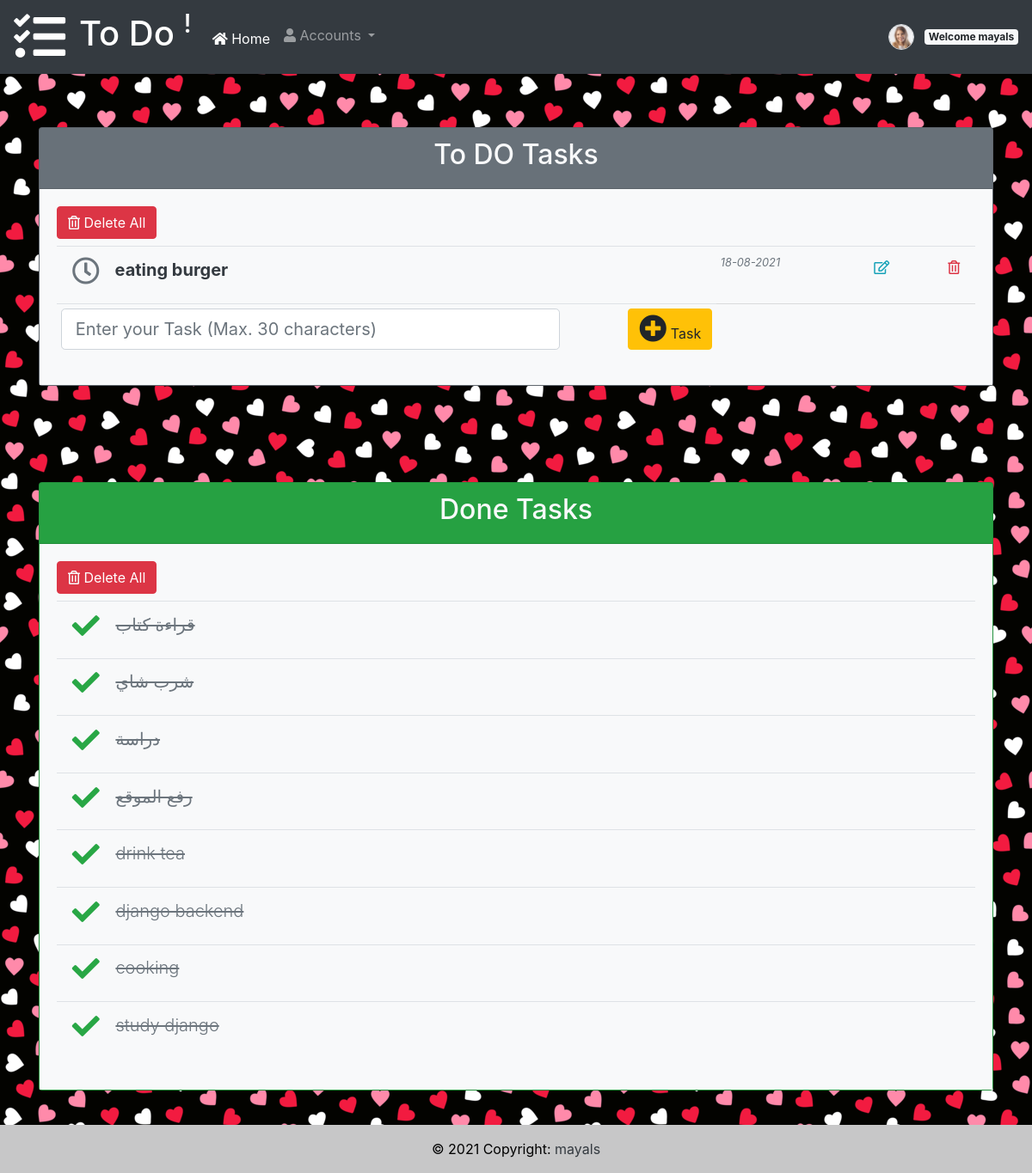
The app's page / (signed in) with its own data.
### users/models.py (models this page shows, shortened)
class Profile(models.Model):
    P_user = models.OneToOneField(User, on_delete=models.CASCADE, related_name='U_profile', null=True)
    P_image = models.ImageField(verbose_name='Profile Image', upload_to='prof_image/%Y/%m/%d', null=True, blank=True)

### todo/models.py (models this page shows, shortened)
class Task(models.Model):
    T_name = models.CharField(max_length=30)
    T_status = models.BooleanField(default=False)
    T_published = models.DateTimeField(auto_now_add=True,auto_now=False)
    T_user = models.ForeignKey(User, on_delete=models.CASCADE,related_name='U_tasks')
    class Meta:
        ordering = ('-T_published',)

### todo/views.py (the view)
# urls.py: path('',views.tasks,name='tasks'),
@login_required(login_url='users:UserLogin')
def tasks(request):
    tasks = Task.objects.filter(T_user=request.user)
    if request.method == 'POST':
        form = AddTask(request.POST)
        if 'T_name' in request.POST:
            T_name = request.POST['T_name']
            if T_name:
                if form.is_valid():
                        T_name = form.cleaned_data['T_name']
                        if T_name:
                            newtask= form.save(commit=False)
                            newtask.T_status = False
                            newtask.T_user = request.user
                            newtask= form.save()
                else:
                        print('novalid')
                        T_name = request.POST.get("T_name")
                        length_of_T_name = len(T_name)
                        print(length_of_T_name)
                        messages.warning(request, f"Error: maximum length limit is 30 characters (it has {length_of_T_name}).")
                return redirect('todo:tasks')
            else:
                messages.warning(request, 'please add task.')
                return redirect('todo:tasks')
    else:
        form = AddTask()
    context = {
        'tasks': tasks,
        'tasks_done': tasks.filter(T_status=True),
        'tasks_not_done': tasks.filter(T_status=False),
        'form' : form ,
        'title': 'To DO Tasks',
        'sub_title': 'index',
    }
    return render(request, 'todo/index.html', context)

### todo/forms.py
class AddTask(forms.ModelForm):
    T_name = forms.CharField(max_length=30,label='add task')
    class Meta:
        model= Task
        fields = ('T_name',)

### todo/templates/todo/index.html (shortened to what this page needs)
{% extends 'base.html'  %}
{% load crispy_forms_tags %}
{% block content %}
<br><br>
<div class='container'>
    <div class="card bg-secondary text-dark mb-3">
      <div class="card-header"><h2 class="text-light text-center">To DO Tasks</h2></div>
        <div class="card-body bg-light table-responsive">
              <a class="btn btn-danger btn-small float-left mb-2" href="{% url 'todo:tasks_not_done_delete' %}" role="button"><i class="text-light far fa-trash-alt fa-1x"></i>
                 Delete All
              </a>
            <table class="table table-hover table-sm">
              <tbody>
                {% for task in tasks_not_done %}
                        <tr>
                                {% if task.T_status == False %}
                                    <td>
                                    <h5 class='font-weight-bold'>
                                      <a href="{% url 'todo:change_status' task_id=task.id %}" class="btn" role="button" aria-pressed="true">
                                      <i class="text-secondary far fa-clock fa-2x"></i>
                                      </a>
                                      <span>{{ task.T_name }}</span>
                                    </h5>
                                    <td/>
                                    <td>
                                       <small><span class='text-muted font-italic text-lef'>{{ task.T_published|date:'d-m-Y' }}</span><small>
                                    </td>
                                {% endif %}
                            <td>
                              <a type='submit' href="{% url 'todo:task_edit' task_id=task.id %}"   data-toggle="modal" data-target="#exampleModal"  class='float-right btn'>
                                  <i class="text-info far fa-edit fa-1x"></i>
                              </a>
                            </td>
                            <td>
                              <a href="{% url 'todo:task_delete' task_id=task.id %}" class='float-right btn'>
                                  <i class="text-danger far fa-trash-alt fa-1x"></i>
                              </a>
                            </td>
                        </tr>
                {% endfor %}
                        <tr class="card-footer bg-light">
                          <form method='POST' action="">
                          <td>
                            <input name='T_name' class="form-control form-control-lg" type="text" placeholder="Enter your Task (Max. 30 characters)">
                          </td>
                          <td>
                              <button type="submit" class="btn btn-warning float-right" id="add_task_btn"
                              title="Add a New Task"><i class="fas fa-plus-circle fa-2x"></i> Task</button>
                          </td>
                        </tr>
                </tbody>
            </table>
        </div>
      </div>
<br><br><br><br>
    <div class="card bg-success mb-3">
      <div class="card-header"><h2 class="text-light text-center">Done Tasks</h2></div>
        <div class="card-body bg-light table-responsive">
           <a class="btn btn-danger btn-small float-left mb-2" href="{% url 'todo:tasks_done_delete' %}" role="button"><i class="text-light far fa-trash-alt fa-1x"></i>
                 Delete All
              </a>
            <table class="table table-hover table-sm">
              <tbody>
                {% for task in tasks_done %}
                        <tr>
                            <td>
                                {% if task.T_status == False %}
                                    <h5 class='font-weight-bold'>
                                      <a href="{% url 'todo:change_status' task_id=task.id %}" class="btn" role="button" aria-pressed="true">
                                      <i class="text-secondary far fa-clock fa-2x"></i>
                                      </a>
                                      <span>{{ task.T_name }}</span>
                                    </h5>
                                {% else %}
                                    <h5 class='font-weight-light text-muted'>
                                      <a href="{% url 'todo:change_status' task_id=task.id %}" class="btn" role="button" aria-pressed="true">
                                      <i class="text-success fas fa-check fa-2x"></i>
                                      </a>
                                      <span><del> {{ task.T_name }}</del></span>
                                    </h5>
                                {% endif %}
                            </td>
                        </tr>
                {% endfor %}
                </tbody>
            </table>
        </div>
      </div>
</div>
{% endblock content  %}

### todo/templates/base.html (shortened to what this page needs)
<!DOCTYPE html>
<html lang="en">
  <!doctype html>
<html lang="en">
  {% load static %}
  <head>
    <link rel="stylesheet" href="https://stackpath.bootstrapcdn.com/bootstrap/4.1.3/css/bootstrap.min.css">
    <link rel="stylesheet" href="https://pro.fontawesome.com/releases/v5.10.0/css/all.css"/>
    <link rel="stylesheet" href="{% static 'css/todo/my_style.css' %}">
  </head>
<body class='pat'>
<nav class="navbar navbar-expand-lg navbar-dark bg-dark fixed-top">
        <div class="navbar-brand rotate-n-15  mr-3">
            <i class="fas fa-tasks fa-3x"></i>
        </div>
        <div class="navbar-brand mb-0 h1"><h1> To Do <sup>!</sup></h1></div>
  <div class="collapse navbar-collapse" id="navbarSupportedContent">
    <ul class="navbar-nav mr-auto">
      <li class="nav-item active">
         <a class="nav-link pt-2" href="{% url 'todo:tasks' %}"><i class="far fa fa-home mt-2 "></i> Home</a>
      </li>
      <li class="nav-item dropdown">
        <a class="nav-link dropdown-toggle pt-2" href="#" id="navbarDropdown" role="button" data-toggle="dropdown" aria-haspopup="true" aria-expanded="false">
          <i class="fas fa-user"></i>   Accounts
        </a>
      </li>
    </ul>
    {% if request.user.is_authenticated %}
        <div class='nav-item'>
            <a href = "{% url 'users:profile_user_edit' %}">
                {% if user.U_profile.P_image %}
                    <img class="img-fluid rounded-circle border m-2"
                        style="width: 30px; height:30px;"
                          src="{{user.U_profile.P_image.url}}"
                          alt="{{user.username}}">
                    <span class='badge badge-light'>Welcome {{ user.username }}</span>
                {% else %}
                    <img class="img-fluid rounded-circle border m-2"
                        style="width: 30px; height:30px;"
                          src="{% static 'image/users/default.jpg' %}"
                          alt="{{user.username}}">
                    <span class='badge badge-light'>Welcome {{ user.username }}</span>
                {% endif %}
             </a>
        </div>
    {% endif %}
  </div>
</nav>
{% block content %}
{% endblock content  %}
<br>
<footer class="bg-light text-center text-lg-start">
  <div class="text-center p-3" style="background-color: rgba(0, 0, 0, 0.2);">
    © 2021 Copyright:
    <a class="text-dark" href="https://github.com/mayals">mayals</a>
  </div>
</footer>
  </body>
</html>

### static/css/todo/my_style.css (style rules this page uses)
body { background-color: #030300 !important; }
.pat { background: url("/static/image/todo/pat6.png") 50% 0 repeat fixed; color: black; height: 650px; padding: 100px 0 0 0; }

### records on screen
Task: T_name "eating burger", T_published "18-08-2021"
Task: T_name "قراءة كتاب"
Task: T_name "شرب شاي"
Task: T_name "دراسة"
Task: T_name "رفع الموقع"
Task: T_name "drink tea"
Task: T_name "django backend"
Task: T_name "cooking"
Task: T_name "study django"

### other values on screen
{{ user.username }} "mayals"
